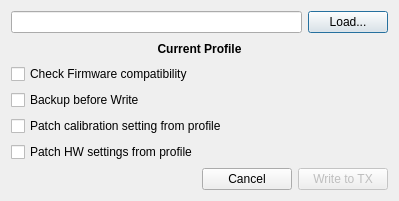
<?xml version="1.0" encoding="UTF-8"?>
<ui version="4.0">
 <class>FlashEEpromDialog</class>
 <widget class="QDialog" name="FlashEEpromDialog">
  <property name="geometry">
   <rect>
    <x>0</x>
    <y>0</y>
    <width>399</width>
    <height>201</height>
   </rect>
  </property>
  <property name="sizePolicy">
   <sizepolicy hsizetype="MinimumExpanding" vsizetype="Minimum">
    <horstretch>0</horstretch>
    <verstretch>0</verstretch>
   </sizepolicy>
  </property>
  <property name="minimumSize">
   <size>
    <width>0</width>
    <height>0</height>
   </size>
  </property>
  <property name="windowTitle">
   <string>Write Models and Settings to Radio</string>
  </property>
  <property name="windowIcon">
   <iconset resource="companion.qrc">
    <normaloff>:/themes/classic/16/write_eeprom.png</normaloff>:/themes/classic/16/write_eeprom.png</iconset>
  </property>
  <layout class="QVBoxLayout" name="verticalLayout">
   <item>
    <layout class="QHBoxLayout" name="filanameLayout">
     <item>
      <widget class="QLineEdit" name="eepromFilename">
       <property name="enabled">
        <bool>true</bool>
       </property>
       <property name="sizePolicy">
        <sizepolicy hsizetype="Expanding" vsizetype="Minimum">
         <horstretch>0</horstretch>
         <verstretch>0</verstretch>
        </sizepolicy>
       </property>
       <property name="minimumSize">
        <size>
         <width>250</width>
         <height>0</height>
        </size>
       </property>
       <property name="readOnly">
        <bool>true</bool>
       </property>
      </widget>
     </item>
     <item>
      <widget class="QPushButton" name="eepromLoad">
       <property name="sizePolicy">
        <sizepolicy hsizetype="Minimum" vsizetype="Minimum">
         <horstretch>0</horstretch>
         <verstretch>0</verstretch>
        </sizepolicy>
       </property>
       <property name="text">
        <string>Load...</string>
       </property>
      </widget>
     </item>
    </layout>
   </item>
   <item>
    <widget class="QLabel" name="profileLabel">
     <property name="font">
      <font>
       <weight>75</weight>
       <bold>true</bold>
      </font>
     </property>
     <property name="text">
      <string>Current Profile</string>
     </property>
     <property name="alignment">
      <set>Qt::AlignCenter</set>
     </property>
    </widget>
   </item>
   <item>
    <widget class="QCheckBox" name="checkFirmwareCompatibility">
     <property name="sizePolicy">
      <sizepolicy hsizetype="Minimum" vsizetype="Minimum">
       <horstretch>0</horstretch>
       <verstretch>0</verstretch>
      </sizepolicy>
     </property>
     <property name="toolTip">
      <string>Allows Companion to write to older version of the firmware</string>
     </property>
     <property name="text">
      <string>Check Firmware compatibility</string>
     </property>
    </widget>
   </item>
   <item>
    <widget class="QCheckBox" name="backupBeforeWrite">
     <property name="sizePolicy">
      <sizepolicy hsizetype="Minimum" vsizetype="Minimum">
       <horstretch>0</horstretch>
       <verstretch>0</verstretch>
      </sizepolicy>
     </property>
     <property name="toolTip">
      <string>Saves a dated copy of your eeprom to the backup folder you specified in the Companion settings before writing the current model to the radio.</string>
     </property>
     <property name="text">
      <string>Backup before Write</string>
     </property>
    </widget>
   </item>
   <item>
    <widget class="QCheckBox" name="patchCalibration">
     <property name="toolTip">
      <string>&lt;html&gt;&lt;head/&gt;&lt;body&gt;&lt;p&gt;Modify calibration parameters using settings from current profile&lt;/p&gt;&lt;/body&gt;&lt;/html&gt;</string>
     </property>
     <property name="text">
      <string>Patch calibration setting from profile</string>
     </property>
    </widget>
   </item>
   <item>
    <widget class="QCheckBox" name="patchHardwareSettings">
     <property name="toolTip">
      <string>&lt;html&gt;&lt;head/&gt;&lt;body&gt;&lt;p&gt;Modify HW parameters using settings from current profile&lt;/p&gt;&lt;/body&gt;&lt;/html&gt;</string>
     </property>
     <property name="text">
      <string>Patch HW settings from profile</string>
     </property>
    </widget>
   </item>
   <item>
    <layout class="QHBoxLayout" name="buttonsLayout">
     <item>
      <spacer name="spacer">
       <property name="orientation">
        <enum>Qt::Horizontal</enum>
       </property>
       <property name="sizeHint" stdset="0">
        <size>
         <width>40</width>
         <height>20</height>
        </size>
       </property>
      </spacer>
     </item>
     <item>
      <widget class="QPushButton" name="cancelButton">
       <property name="minimumSize">
        <size>
         <width>90</width>
         <height>0</height>
        </size>
       </property>
       <property name="text">
        <string>Cancel</string>
       </property>
      </widget>
     </item>
     <item>
      <widget class="QPushButton" name="burnButton">
       <property name="enabled">
        <bool>false</bool>
       </property>
       <property name="minimumSize">
        <size>
         <width>90</width>
         <height>0</height>
        </size>
       </property>
       <property name="text">
        <string>Write to TX</string>
       </property>
      </widget>
     </item>
    </layout>
   </item>
  </layout>
 </widget>
 <tabstops>
  <tabstop>burnButton</tabstop>
  <tabstop>eepromFilename</tabstop>
  <tabstop>eepromLoad</tabstop>
  <tabstop>cancelButton</tabstop>
 </tabstops>
 <resources>
  <include location="companion.qrc"/>
 </resources>
 <connections/>
</ui>
